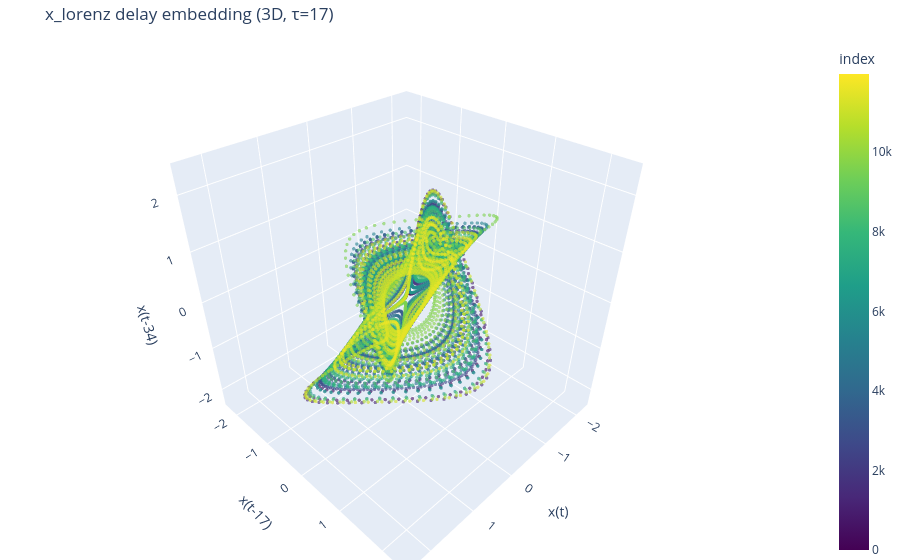

Write notebook code for a chart like this one.
### Code cell
fig = go.Figure(
    data=[
        go.Scatter3d(
            x=Ym[:, 0],
            y=Ym[:, 1],
            z=Ym[:, 2],
            mode="markers",
            marker=dict(
                size=2,
                color=np.arange(len(Ym)),  # color by index
                colorbar=dict(title="index"),
                colorscale="Viridis",
                opacity=0.6,
            ),
        )
    ]
)
ax3.set_xlabel("x(t)")
ax3.set_ylabel(f"x(t+{tau_mi})")
ax3.set_zlabel(f"x(t+{2*tau_mi})")
ax3.set_title(f"{series_name} delay embedding (3D, τ={tau_mi})")
fig.update_layout(
    scene=dict(
        xaxis_title='x(t)',
        yaxis_title=f'x(t-{tau_mi})',
        zaxis_title=f'x(t-{2*tau_mi})'
    ),
    title=f"{series_name} delay embedding (3D, τ={tau_mi})",
    margin=dict(l=0, r=0, b=0, t=40)
)

fig.show()

### Figure 1 — Plotly figure (JSON) as saved in the notebook; plotly's stock layout.template omitted (floating-point values rounded to 4 significant figures; data arrays with more than 128 entries replaced by an {"elided": "..."} marker saying what was removed)
{"data": [{"marker": {"color": {"elided": "11966 int values"}, "colorbar": {"title": {"text": "index"}}, "colorscale": [[0, "#440154"], [0.1111, "#482878"], [0.2222, "#3e4989"], [0.3333, "#31688e"], [0.4444, "#26828e"], [0.5556, "#1f9e89"], [0.6667, "#35b779"], [0.7778, "#6ece58"], [0.8889, "#b5de2b"], [1, "#fde725"]], "opacity": 0.6, "size": 2}, "mode": "markers", "type": "scatter3d", "x": {"elided": "11966 float values"}, "y": {"elided": "11966 float values"}, "z": {"elided": "11966 float values"}}], "layout": {"margin": {"b": 0, "l": 0, "r": 0, "t": 40}, "scene": {"xaxis": {"title": {"text": "x(t)"}}, "yaxis": {"title": {"text": "x(t-17)"}}, "zaxis": {"title": {"text": "x(t-34)"}}}, "title": {"text": "x_lorenz delay embedding (3D, τ=17)"}}}
